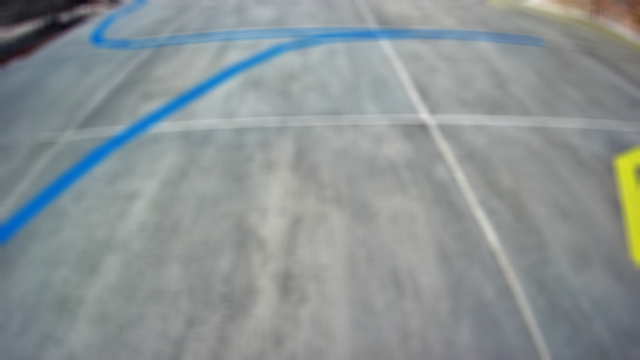
#> input picture camera.Frame.test.png, 640 x 360 px, given in place of the camera
$ python line_v4.3_qut_track_consistent_boost.py
#> lines starting #> are read from the running program, lines starting #| are printed output that depends on the picture; after the words box and inside, x2 and y2 are one past the last pixel; in counts of white or black regions, pixels touching at a corner belong together
import cv2
import numpy as np
import time
import math

# boost 80 consistent

DRIVER_INITIALIZED = False
try:
	from utils.motor_lib.driver import move, off
	DRIVER_INITIALIZED = True
except:
	print("MOTOR DRIVER NOT INITIALIZED! RUNNING ANYWAY...")

VIDEO_SOURCE = 0

SHOW_IMAGES = False
WRITE_IMAGES = True
BASE_SPEED = 40
BOOST_SPEED = 80
BOOST_ANGLE = 5

BLUR_KERNEL = 10
OBSTACLE_BLUR = 30
# [6 lines of commented-out code are left out]

'''LOW_BLUE = [89, 174, 174] #school track morning
HIGH_BLUE = [122, 255, 255]'''

#LOW_YELLOW = [0, 146, 0] #ermias house
#HIGH_YELLOW = [179, 210, 255]

'''LOW_YELLOW = [0, 0, 219] #school track morning
HIGH_YELLOW = [100, 53, 255]'''

# [5 lines of commented-out code are left out]

LOW_BLUE = [63, 145, 89] # qut track
HIGH_BLUE = [137, 255, 255]

LOW_YELLOW = [20, 127, 127] # qut track
HIGH_YELLOW = [36, 255, 255]

LOW_PURPLE = [117, 139, 27]
HIGH_PURPLE = [156, 255, 134]

def pwm(speed, theta):
	try:
		theta = ((theta + 180) % 360) - 180  # normalize value to [-180, 180)
		speed = min(max(0, speed), 100)              # normalize value to [0, 100]
		v_a = speed * (45 - theta % 90) / 45          # falloff of main motor
		v_b = min(100, 2 * speed + v_a, 2 * speed - v_a)  # compensation of other motor
		if theta < -90: return -v_b, -v_a
		if theta < 0:   return -v_a, v_b
		if theta < 90:  return v_b, v_a
		return [int(v_a), int(-v_b)]
	except:
		print('Unable to calculate PWM! (Most commonly from division by zero)')

# [82 lines left out: functions stabilize, detect_line_segments, slope_intercepts, detect_uturn, not called in this run]

def show(window_name, frame):
	if SHOW_IMAGES:
		cv2.imshow(window_name, frame)
	if WRITE_IMAGES:
		cv2.imwrite(f"camera.{window_name}.test.png", frame)

def heading(frame, angle):
		heading_image = np.zeros_like(frame)
		height, width, _ = frame.shape
		radians = 0
		if angle is None:
				radians = math.pi / 2
		else:
				radians = angle / 180.0 * math.pi
		x1 = int(width / 2)
		y1 = height
		x2 = 0
		y2 = int(height / 2)
		if radians == 0:
			x2 = 0
			y2 = height
		elif radians == math.pi:
			x2 = width
			y2 = height
		else:
			x2 = int(x1 - height / 2 / math.tan(radians))

		cv2.line(heading_image, (x1, y1), (x2, y2), (0, 0, 255), 10)
		heading_image = cv2.addWeighted(frame, 0.8, heading_image, 1, 1)
		return heading_image

# [12 lines left out: functions avg, weighted_avg, not called in this run]

def clamp(n, bounds):
		if n < bounds[0]:
				return bounds[0]
		elif n > bounds[1]:
				return bounds[1]
		else:
				return n

def length_of_line_segment(line):
	x1, y1, x2, y2 = line
	return math.sqrt((x2 - x1) ** 2 + (y2 - y1) ** 2)

cap = cv2.VideoCapture(VIDEO_SOURCE)
input("Press Enter to start analysing frames")

previousYellowAngle = None
previousBlueAngle = None
blueLeft = True
angle = 90
cutoffConstant = 2/3

# 1/16 good for 40 BASE_SPEED
fracOffset = 1/16
horizontalSlopeThreshold = 0.15
horizontalLengthThreshold = 125
cannyMin = 200
cannyMax = 400
uTurnForwardSpeed = 1.3
uTurnBackSpeed = -0.25
otherNone = False
overrideArea = 20

obstacleThreshold = 200
obstacleCorrection = 0
obstacleCompensation = 0
obstacleScale = 0.5
obstacleTurnThreshold = 30
defaultTurnRight = True
obstacleBounds = 200
obstaclePassed = False
obstacleCorrectionFrames = 0

finalAngleOffset = 0

contourColor = (0, 0, 255)
obstacleColor = (255, 0, 0)
lineColor = (0, 255, 0)
circleColor = (255, 255, 255)
circleRadius = 5
lineThickness = 3

blueAngle = None
yellowAngle = None

try:
	while True:
			error = 0
			ret, frame = cap.read()
#> frame is the input picture: shape (360, 640, 3); mean B, G, R 148.2, 147.2, 139.2

			if ret:
					originalFrame = np.copy(frame)
					frame = cv2.blur(originalFrame, (BLUR_KERNEL, BLUR_KERNEL))
					contourFrame = np.copy(frame)
					obstacleFrame = cv2.blur(originalFrame, (OBSTACLE_BLUR, OBSTACLE_BLUR))
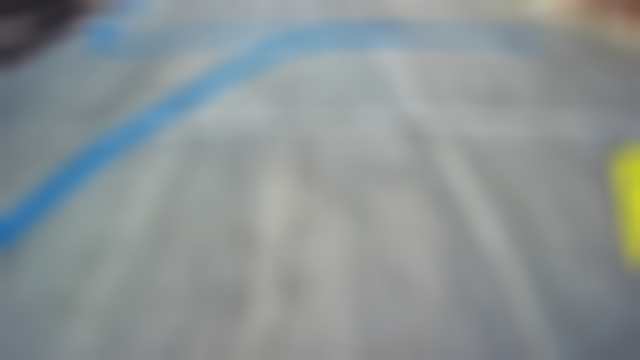
#> obstacleFrame: shape (360, 640, 3); mean B, G, R 148.2, 147.2, 139.2

					low_b = np.uint8(LOW_BLUE)
					high_b = np.uint8(HIGH_BLUE)

					low_y = np.uint8(LOW_YELLOW)
					high_y = np.uint8(HIGH_YELLOW)

					low_p = np.uint8(LOW_PURPLE)
					high_p = np.uint8(HIGH_PURPLE)

					hsv = cv2.cvtColor(frame, cv2.COLOR_BGR2HSV)
#> hsv: shape (360, 640, 3); mean H, S, V 80.4, 23.4, 151.4
					obstacleHSV = cv2.cvtColor(obstacleFrame, cv2.COLOR_BGR2HSV)
#> obstacleHSV: shape (360, 640, 3); mean H, S, V 81, 23.4, 151.2

					blueMask = cv2.inRange(hsv, low_b, high_b)
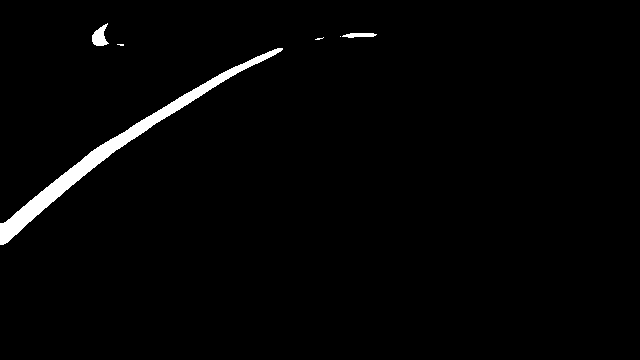
#> blueMask: shape (360, 640); 1.9% white; 6 white regions (3 under 20 px), largest, box (x1, y1, x2, y2) and area: (0, 48, 283, 245) 3970, (92, 23, 109, 46) 228, (342, 33, 377, 38) 126
					yellowMask = cv2.inRange(hsv, low_y, high_y)
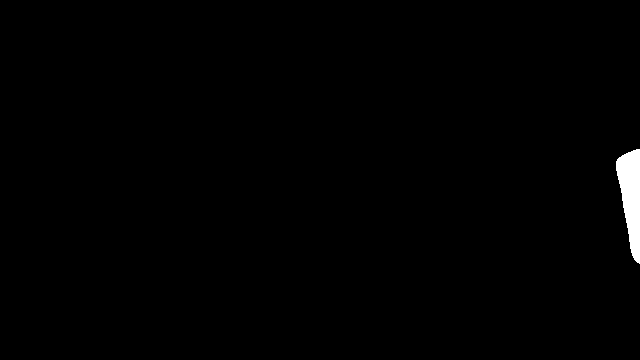
#> yellowMask: shape (360, 640); 0.77% white; 1 white region, box (x1, y1, x2, y2) and area: (616, 149, 640, 264) 1772
					obstacleMask = cv2.inRange(obstacleHSV, low_p, high_p)
#> obstacleMask: shape (360, 640); every value is 0

					# Only focuses on the bottom half or section of the screen as determined by cutoff
					bottomLeft = np.zeros_like(blueMask)
					bottomRight = np.zeros_like(yellowMask)

					cutoff = clamp(cutoffConstant * BASE_SPEED / 30, (1/3, 5/6))

					bottomLeft = cv2.rectangle(bottomLeft, (0, bottomLeft.shape[0]), (round(bottomLeft.shape[1] * cutoff), round(bottomLeft.shape[0] * (1 - cutoff))), 255, -1)
					bottomRight = cv2.rectangle(bottomRight, (bottomRight.shape[1], bottomRight.shape[0]), (round(bottomRight.shape[1] * (1 - cutoff)), round(bottomRight.shape[0] * (1 - cutoff))), 255, -1)

					blueMask = cv2.bitwise_and(blueMask, blueMask, mask=bottomLeft if blueLeft else bottomRight)
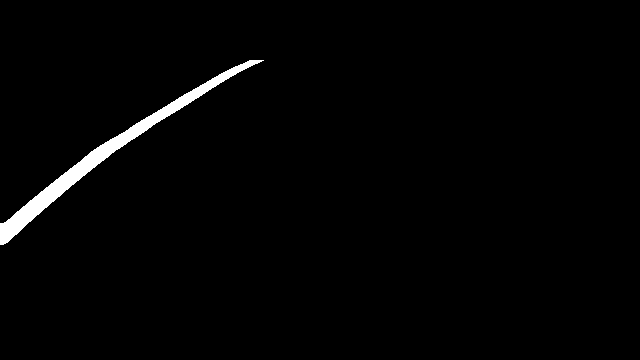
#> blueMask: shape (360, 640); 1.7% white; 1 white region
					yellowMask = cv2.bitwise_and(yellowMask, yellowMask, mask=bottomRight if blueLeft else bottomLeft)

					blueContours, hierarchy = cv2.findContours(blueMask, 1, cv2.CHAIN_APPROX_NONE)
#> blueContours = 1 contour; box (x1, y1, x2, y2) and area: (0, 60, 264, 245) 3546
					yellowContours, hierarchy = cv2.findContours(yellowMask, 1, cv2.CHAIN_APPROX_NONE)
#> yellowContours = 1 contour; box (x1, y1, x2, y2) and area: (616, 149, 640, 264) 1650
					# Used simple here to save memory
					obstacleContours, hierarchy = cv2.findContours(obstacleMask, 1, cv2.CHAIN_APPROX_SIMPLE)
#> obstacleContours = []

					leftEndPoint = (frame.shape[1] * fracOffset, frame.shape[0])
#> leftEndPoint = (40, 360)
					rightEndPoint = ((1 - fracOffset) * frame.shape[1], frame.shape[0])
#> rightEndPoint = (600, 360)

					if len(blueContours) > 0:
							c_b = max(blueContours, key=cv2.contourArea)
#> c_b = contour of 547 points, box (x1, y1, x2, y2) (0, 60, 264, 245), area 3546
							#print(c_b.shape)
							M = cv2.moments(c_b)
#> M = moments, m00 3546.5, centre m10/m00, m01/m00 = (103.1, 156.6)
							if M["m00"] != 0:
									cx = int(M['m10']/M['m00'])
#> cx = 103
									cy = int(M['m01']/M['m00'])
#> cy = 156
									endPoint = leftEndPoint if blueLeft else rightEndPoint
#> endPoint = (40, 360)
									previousBlueAngle = blueAngle
									blueAngle = 180 - round(np.arctan2(endPoint[1] - cy, cx - endPoint[0]) * 180 / np.pi)
#> blueAngle = 107
									cv2.drawContours(contourFrame, [c_b], 0, contourColor, lineThickness)
									cv2.circle(contourFrame, (cx,cy), circleRadius, circleColor, -1)
#> contourFrame: shape (360, 640, 3); mean B, G, R 146.2, 145.7, 141.3
									cv2.line(contourFrame, (cx, cy), (round(endPoint[0]), endPoint[1]), lineColor, lineThickness)
									#print(f"Blue steering angle: {blueAngle} degrees")
					else:
							blueAngle = None

					if len(yellowContours) > 0:
							c_y = max(yellowContours, key=cv2.contourArea)
#> c_y = contour of 241 points, box (x1, y1, x2, y2) (616, 149, 640, 264), area 1650
							M = cv2.moments(c_y)
#> M = moments, m00 1650.5, centre m10/m00, m01/m00 = (630.7, 195.9)
							if M["m00"] != 0:
									cx = int(M['m10']/M['m00'])
#> cx = 630
									cy = int(M['m01']/M['m00'])
#> cy = 195
									endPoint = rightEndPoint if blueLeft else leftEndPoint
#> endPoint = (600, 360)
									previousYellowAngle = yellowAngle
									yellowAngle = 180 - round(np.arctan2(endPoint[1] - cy, cx - endPoint[0]) * 180 / np.pi)
#> yellowAngle = 100
									cv2.drawContours(contourFrame, [c_y], 0, contourColor, lineThickness)
									cv2.circle(contourFrame, (cx,cy), circleRadius, circleColor, -1)
#> contourFrame: shape (360, 640, 3); mean B, G, R 145.3, 145.6, 141.1
									cv2.line(contourFrame, (cx, cy), (round(endPoint[0]), endPoint[1]), lineColor, lineThickness)
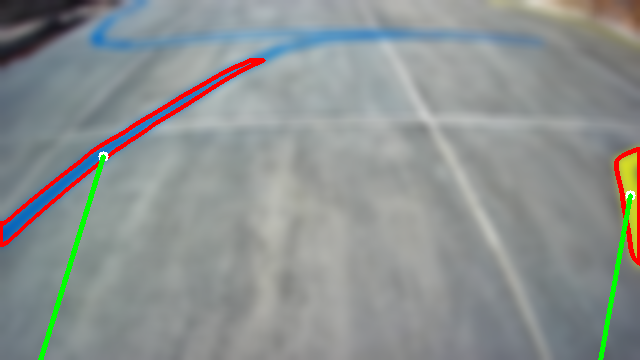
#> contourFrame: shape (360, 640, 3); mean B, G, R 144.9, 146, 140.6
									#print(f"Yellow steering angle: {yellowAngle} degrees")
					else:
						yellowAngle = None


					'''obstacleObj = []
					if len(obstacleContours) > 0:
							obstacles = list(filter(lambda c: cv2.contourArea(c) > obstacleThreshold, obstacleContours))
							cv2.drawContours(contourFrame, obstacles, -1, obstacleColor, lineThickness)
							for obj in obstacles:
									M = cv2.moments(obj)
									if M["m00"] != 0:
											cx = int(M['m10']/M['m00'])
											cy = int(M['m01']/M['m00'])
											obstacleObj.append({"centre": [cx, cy], "contour": obj, "size": cv2.contourArea(obj)})
											cv2.circle(contourFrame, (cx,cy), circleRadius, circleColor, -1)
							obstaclePassed = False
							obstacleCorrectionFrames += 1

							# Sorts them based on x-coordinate
							obstacleObj = sorted(obstacleObj, key=lambda obstacle: obstacle["centre"][0])
							differenceArr = []

							if len(obstacleObj) > 1:
									for i in range(len(obstacleObj) - 1):
											differenceArr.append(obstacleObj[i+1]["centre"][0] - obstacleObj[i]["centre"][0])
									maxDifference = 0
									maxIndex = 0
									for i in range(len(differenceArr)):
											if differenceArr[i] > maxDifference:
													maxDifference = differenceArr[i]
													maxIndex = i

									weights = (obstacleObj[maxIndex + 1]["size"], obstacleObj[maxIndex]["size"])

									# Taking a weighted average of the two adjacent obstacles
									point = (weighted_avg([obstacleObj[maxIndex]["centre"][0], obstacleObj[maxIndex + 1]["centre"][0]], weights),
																			weighted_avg([obstacleObj[maxIndex]["centre"][1], obstacleObj[maxIndex + 1]["centre"][1]], weights))
									obstacleCorrection = 180 - round(np.arctan2(point[1], point[0] - frame.shape[1] / 2) * 180 / np.pi)
									finalAngleOffset = obstacleCorrection
							elif len(obstacleObj) == 1:
									offset = 0
									difference = frame.shape[1] / 2 - obstacleObj[0]["centre"][0]
									if abs(difference) > obstacleTurnThreshold:
											# Arbitrary such that if the obstacle is far to the right, the car will turn slightly to the left and vice versa. The offset is proportional to how close the obstacle is (obstacleSize) and a variable
											offset = -clamp(obstacleScale * obstacleObj[0]["size"] / difference, [-obstacleBounds, obstacleBounds])
									else:
											offset = clamp((1 if defaultTurnRight else -1) * obstacleScale * obstacleObj[0]["size"], [-obstacleBounds, obstacleBounds])
									point = (frame.shape[1] / 2 + offset, frame.shape[0] / 2)
									obstacleCorrection = 180 - round(np.arctan2(point[1], point[0] - frame.shape[1] / 2) * 180 / np.pi)
									finalAngleOffset = obstacleCorrection
							else:
								finalAngleOffset = 0
					else:
							obstaclePassed = True
							if obstacleCorrectionFrames > 0:
									obstacleCompensation = -obstacleCorrection
									obstacleCorrectionFrames -= 1
							else:
									obstacleCompensation = 0
							finalAngleOffset = obstacleCompensation'''

					print(f"Blue angle: {blueAngle}, Yellow angle: {yellowAngle}")
#| Blue angle: 107, Yellow angle: 100

					if blueAngle is None and yellowAngle is not None:
							if previousYellowAngle is not None:
									angle = stabilize(yellowAngle, previousYellowAngle, 1)
									#print("Stabilising")
							else:
									angle = yellowAngle
									#print("Not stabilising")
							previousYellowAngle = yellowAngle
					elif yellowAngle is None and blueAngle is not None:
							if previousBlueAngle is not None:
									angle = stabilize(blueAngle, previousBlueAngle, 1)
									#print("Stabilising")
							else:
									angle = blueAngle
									#print("Not stabilising")
							previousBlueAngle = blueAngle
					elif blueAngle is not None and yellowAngle is not None:
							if previousBlueAngle is not None and previousYellowAngle is not None:
									angle = stabilize(avg([blueAngle, yellowAngle]), avg([previousBlueAngle, previousYellowAngle]), 2)
									#print("Stabilising")
							else:
									angle = (blueAngle + yellowAngle) / 2
#> angle = 103.5
									#print("Not stabilising")
							previousYellowAngle = yellowAngle
#> previousYellowAngle = 100
							previousBlueAngle = blueAngle
#> previousBlueAngle = 107
					else:
							print("give up lol")
							angle = 90
					# [6 lines of commented-out code are left out]

					heading_img = heading(contourFrame, angle)
#> in heading, `radians = angle / 180.0 * math.pi`: radians = 1.81
#> in heading, `x2 = int(x1 - height / 2 / math.tan(radians))`: x2 = 363
#> in heading, `heading_image = cv2.addWeighted(frame, 0.8, heading_image, 1, 1)`:
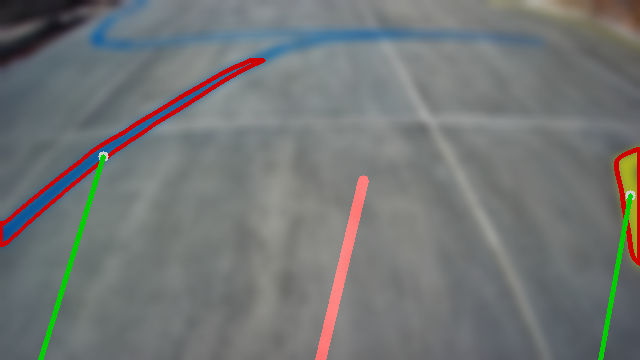
#> heading_image: shape (360, 640, 3); mean B, G, R 116.9, 117.8, 114.6

					show("Blue Mask", blueMask)
					show("Yellow Mask", yellowMask)
					show("Obstacle Mask", obstacleMask)
					show("Frame", frame)
					show("Contours", contourFrame)
					show("Heading", heading_img)

					print(f"Steering angle: {angle} degrees")
#| Steering angle: 103.5 degrees

					left, right = pwm(BASE_SPEED if abs(angle - 90) > BOOST_ANGLE else BOOST_SPEED, angle - 90)
#> left = 52; right = 28

					'''# U-turn code
					blueEdges = cv2.Canny(blueMask, cannyMin, cannyMax)
					yellowEdges = cv2.Canny(yellowMask, cannyMin, cannyMax)

					blueLines = detect_line_segments(blueEdges)
					yellowLines = detect_line_segments(yellowEdges)

					blueFit = slope_intercepts(blueLines)
					yellowFit = slope_intercepts(yellowLines)

					show("Blue Edges", blueEdges)
					show("Yellow Edges", yellowEdges)

					if left < 0:
							left = 0
					if right < 0:
							right = 0

					if detect_uturn(blueFit):
						if len(yellowContours) > 0:
							if (cv2.contourArea(max(yellowContours, key=cv2.contourArea)) < overrideArea or (not otherNone)):
								left = uTurnForwardSpeed * BASE_SPEED if blueLeft else uTurnBackSpeed * BASE_SPEED
								right = uTurnBackSpeed * BASE_SPEED if blueLeft else uTurnForwardSpeed * BASE_SPEED
								print("Blue U-turn detected!")
					elif detect_uturn(yellowFit):
						if len(blueContours) > 0:
							if (cv2.contourArea(max(blueContours, key=cv2.contourArea)) < overrideArea or (not otherNone)):
								left = uTurnBackSpeed * BASE_SPEED if blueLeft else uTurnForwardSpeed * BASE_SPEED
								right = uTurnForwardSpeed * BASE_SPEED if blueLeft else uTurnBackSpeed * BASE_SPEED
								print("Yellow U-turn detected")'''

					print(f"Left: {left}, Right: {right}")
#| Left: 52.0, Right: 28.0
					move(left, right) if DRIVER_INITIALIZED else 0
					time.sleep(0.005)

			try:
					if cv2.waitKey(1) & 0xff == ord('q'):
#> (key q is pressed here)
							off()
							break
			except:
					off()
					pass
except:
	print("ignore this if it's not something with the code!")
#> (the run stopped early here; a loop or call above may not have finished)
